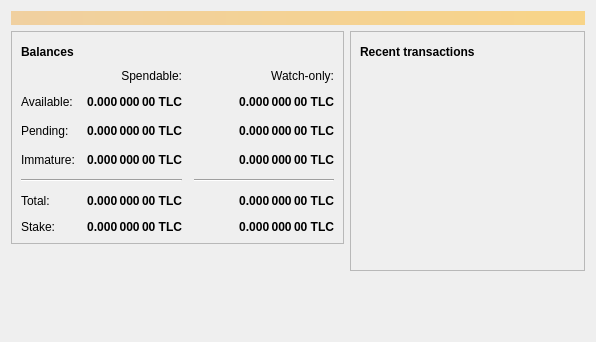
<?xml version="1.0" encoding="UTF-8"?>
<ui version="4.0">
 <class>OverviewPage</class>
 <widget class="QWidget" name="OverviewPage">
  <property name="geometry">
   <rect>
    <x>0</x>
    <y>0</y>
    <width>596</width>
    <height>342</height>
   </rect>
  </property>
  <property name="windowTitle">
   <string>Form</string>
  </property>
  <layout class="QVBoxLayout" name="topLayout">
   <item>
    <widget class="QLabel" name="labelAlerts">
     <property name="visible">
      <bool>false</bool>
     </property>
     <property name="styleSheet">
      <string notr="true">QLabel { background-color: qlineargradient(x1: 0, y1: 0, x2: 1, y2: 0, stop:0 #F0D0A0, stop:1 #F8D488); color:#000000; }</string>
     </property>
     <property name="wordWrap">
      <bool>true</bool>
     </property>
     <property name="margin">
      <number>3</number>
     </property>
     <property name="textInteractionFlags">
      <set>Qt::TextSelectableByMouse</set>
     </property>
    </widget>
   </item>
   <item>
    <layout class="QHBoxLayout" name="horizontalLayout" stretch="1,1">
     <item>
      <layout class="QVBoxLayout" name="verticalLayout_2">
       <item>
        <widget class="QFrame" name="frame">
         <property name="frameShape">
          <enum>QFrame::StyledPanel</enum>
         </property>
         <property name="frameShadow">
          <enum>QFrame::Raised</enum>
         </property>
         <layout class="QVBoxLayout" name="verticalLayout_4">
          <item>
           <layout class="QHBoxLayout" name="horizontalLayout_4">
            <item>
             <widget class="QLabel" name="label_5">
              <property name="font">
               <font>
                <weight>75</weight>
                <bold>true</bold>
               </font>
              </property>
              <property name="text">
               <string>Balances</string>
              </property>
             </widget>
            </item>
            <item>
             <widget class="QPushButton" name="labelWalletStatus">
              <property name="enabled">
               <bool>true</bool>
              </property>
              <property name="maximumSize">
               <size>
                <width>30</width>
                <height>16777215</height>
               </size>
              </property>
              <property name="toolTip">
               <string>The displayed information may be out of date. Your wallet automatically synchronizes with the Telechain network after a connection is established, but this process has not completed yet.</string>
              </property>
              <property name="text">
               <string/>
              </property>
              <property name="icon">
               <iconset resource="../bitcoin.qrc">
                <normaloff>:/icons/warning</normaloff>
                <disabledoff>:/icons/warning</disabledoff>:/icons/warning</iconset>
              </property>
              <property name="iconSize">
               <size>
                <width>24</width>
                <height>24</height>
               </size>
              </property>
              <property name="flat">
               <bool>true</bool>
              </property>
             </widget>
            </item>
            <item>
             <spacer name="horizontalSpacer_3">
              <property name="orientation">
               <enum>Qt::Horizontal</enum>
              </property>
              <property name="sizeHint" stdset="0">
               <size>
                <width>40</width>
                <height>20</height>
               </size>
              </property>
             </spacer>
            </item>
           </layout>
          </item>
          <item>
           <layout class="QGridLayout" name="gridLayout">
            <property name="spacing">
             <number>12</number>
            </property>
            <item row="2" column="2">
             <widget class="QLabel" name="labelWatchPending">
              <property name="font">
               <font>
                <weight>75</weight>
                <bold>true</bold>
               </font>
              </property>
              <property name="cursor">
               <cursorShape>IBeamCursor</cursorShape>
              </property>
              <property name="toolTip">
               <string>Unconfirmed transactions to watch-only addresses</string>
              </property>
              <property name="text">
               <string notr="true">0.000 000 00 TLC</string>
              </property>
              <property name="alignment">
               <set>Qt::AlignRight|Qt::AlignTrailing|Qt::AlignVCenter</set>
              </property>
              <property name="textInteractionFlags">
               <set>Qt::LinksAccessibleByMouse|Qt::TextSelectableByKeyboard|Qt::TextSelectableByMouse</set>
              </property>
             </widget>
            </item>
            <item row="2" column="1">
             <widget class="QLabel" name="labelUnconfirmed">
              <property name="font">
               <font>
                <weight>75</weight>
                <bold>true</bold>
               </font>
              </property>
              <property name="cursor">
               <cursorShape>IBeamCursor</cursorShape>
              </property>
              <property name="toolTip">
               <string>Total of transactions that have yet to be confirmed, and do not yet count toward the spendable balance</string>
              </property>
              <property name="text">
               <string notr="true">0.000 000 00 TLC</string>
              </property>
              <property name="alignment">
               <set>Qt::AlignRight|Qt::AlignTrailing|Qt::AlignVCenter</set>
              </property>
              <property name="textInteractionFlags">
               <set>Qt::LinksAccessibleByMouse|Qt::TextSelectableByKeyboard|Qt::TextSelectableByMouse</set>
              </property>
             </widget>
            </item>
            <item row="3" column="2">
             <widget class="QLabel" name="labelWatchImmature">
              <property name="font">
               <font>
                <weight>75</weight>
                <bold>true</bold>
               </font>
              </property>
              <property name="cursor">
               <cursorShape>IBeamCursor</cursorShape>
              </property>
              <property name="toolTip">
               <string>Mined balance in watch-only addresses that has not yet matured</string>
              </property>
              <property name="text">
               <string notr="true">0.000 000 00 TLC</string>
              </property>
              <property name="alignment">
               <set>Qt::AlignRight|Qt::AlignTrailing|Qt::AlignVCenter</set>
              </property>
              <property name="textInteractionFlags">
               <set>Qt::LinksAccessibleByMouse|Qt::TextSelectableByKeyboard|Qt::TextSelectableByMouse</set>
              </property>
             </widget>
            </item>
            <item row="4" column="0" colspan="2">
             <widget class="Line" name="line">
              <property name="orientation">
               <enum>Qt::Horizontal</enum>
              </property>
             </widget>
            </item>
            <item row="4" column="2">
             <widget class="Line" name="lineWatchBalance">
              <property name="sizePolicy">
               <sizepolicy hsizetype="Preferred" vsizetype="Fixed">
                <horstretch>0</horstretch>
                <verstretch>0</verstretch>
               </sizepolicy>
              </property>
              <property name="minimumSize">
               <size>
                <width>140</width>
                <height>0</height>
               </size>
              </property>
              <property name="orientation">
               <enum>Qt::Horizontal</enum>
              </property>
             </widget>
            </item>
            <item row="5" column="0">
             <widget class="QLabel" name="labelTotalText">
              <property name="text">
               <string>Total:</string>
              </property>
             </widget>
            </item>
            <item row="3" column="1">
             <widget class="QLabel" name="labelImmature">
              <property name="font">
               <font>
                <weight>75</weight>
                <bold>true</bold>
               </font>
              </property>
              <property name="cursor">
               <cursorShape>IBeamCursor</cursorShape>
              </property>
              <property name="toolTip">
               <string>Mined balance that has not yet matured</string>
              </property>
              <property name="text">
               <string notr="true">0.000 000 00 TLC</string>
              </property>
              <property name="alignment">
               <set>Qt::AlignRight|Qt::AlignTrailing|Qt::AlignVCenter</set>
              </property>
              <property name="textInteractionFlags">
               <set>Qt::LinksAccessibleByMouse|Qt::TextSelectableByKeyboard|Qt::TextSelectableByMouse</set>
              </property>
             </widget>
            </item>
            <item row="2" column="3">
             <spacer name="horizontalSpacer_2">
              <property name="orientation">
               <enum>Qt::Horizontal</enum>
              </property>
              <property name="sizeHint" stdset="0">
               <size>
                <width>40</width>
                <height>20</height>
               </size>
              </property>
             </spacer>
            </item>
            <item row="3" column="0">
             <widget class="QLabel" name="labelImmatureText">
              <property name="text">
               <string>Immature:</string>
              </property>
             </widget>
            </item>
            <item row="5" column="1">
             <widget class="QLabel" name="labelTotal">
              <property name="font">
               <font>
                <weight>75</weight>
                <bold>true</bold>
               </font>
              </property>
              <property name="cursor">
               <cursorShape>IBeamCursor</cursorShape>
              </property>
              <property name="toolTip">
               <string>Your current total balance</string>
              </property>
              <property name="text">
               <string notr="true">0.000 000 00 TLC</string>
              </property>
              <property name="alignment">
               <set>Qt::AlignRight|Qt::AlignTrailing|Qt::AlignVCenter</set>
              </property>
              <property name="textInteractionFlags">
               <set>Qt::LinksAccessibleByMouse|Qt::TextSelectableByKeyboard|Qt::TextSelectableByMouse</set>
              </property>
             </widget>
            </item>
            <item row="5" column="2">
             <widget class="QLabel" name="labelWatchTotal">
              <property name="font">
               <font>
                <weight>75</weight>
                <bold>true</bold>
               </font>
              </property>
              <property name="cursor">
               <cursorShape>IBeamCursor</cursorShape>
              </property>
              <property name="toolTip">
               <string>Current total balance in watch-only addresses</string>
              </property>
              <property name="text">
               <string notr="true">0.000 000 00 TLC</string>
              </property>
              <property name="alignment">
               <set>Qt::AlignRight|Qt::AlignTrailing|Qt::AlignVCenter</set>
              </property>
              <property name="textInteractionFlags">
               <set>Qt::LinksAccessibleByMouse|Qt::TextSelectableByKeyboard|Qt::TextSelectableByMouse</set>
              </property>
             </widget>
            </item>
            <item row="0" column="2">
             <widget class="QLabel" name="labelWatchonly">
              <property name="text">
               <string>Watch-only:</string>
              </property>
              <property name="alignment">
               <set>Qt::AlignRight|Qt::AlignTrailing|Qt::AlignVCenter</set>
              </property>
             </widget>
            </item>
            <item row="1" column="0">
             <widget class="QLabel" name="labelBalanceText">
              <property name="text">
               <string>Available:</string>
              </property>
             </widget>
            </item>
            <item row="1" column="1">
             <widget class="QLabel" name="labelBalance">
              <property name="font">
               <font>
                <weight>75</weight>
                <bold>true</bold>
               </font>
              </property>
              <property name="cursor">
               <cursorShape>IBeamCursor</cursorShape>
              </property>
              <property name="toolTip">
               <string>Your current spendable balance</string>
              </property>
              <property name="text">
               <string notr="true">0.000 000 00 TLC</string>
              </property>
              <property name="alignment">
               <set>Qt::AlignRight|Qt::AlignTrailing|Qt::AlignVCenter</set>
              </property>
              <property name="textInteractionFlags">
               <set>Qt::LinksAccessibleByMouse|Qt::TextSelectableByKeyboard|Qt::TextSelectableByMouse</set>
              </property>
             </widget>
            </item>
            <item row="1" column="2">
             <widget class="QLabel" name="labelWatchAvailable">
              <property name="font">
               <font>
                <weight>75</weight>
                <bold>true</bold>
               </font>
              </property>
              <property name="cursor">
               <cursorShape>IBeamCursor</cursorShape>
              </property>
              <property name="toolTip">
               <string>Your current balance in watch-only addresses</string>
              </property>
              <property name="text">
               <string notr="true">0.000 000 00 TLC</string>
              </property>
              <property name="alignment">
               <set>Qt::AlignRight|Qt::AlignTrailing|Qt::AlignVCenter</set>
              </property>
              <property name="textInteractionFlags">
               <set>Qt::LinksAccessibleByMouse|Qt::TextSelectableByKeyboard|Qt::TextSelectableByMouse</set>
              </property>
             </widget>
            </item>
            <item row="2" column="0">
             <widget class="QLabel" name="labelPendingText">
              <property name="text">
               <string>Pending:</string>
              </property>
             </widget>
            </item>
            <item row="0" column="1">
             <widget class="QLabel" name="labelSpendable">
              <property name="text">
               <string>Spendable:</string>
              </property>
              <property name="alignment">
               <set>Qt::AlignRight|Qt::AlignTrailing|Qt::AlignVCenter</set>
              </property>
             </widget>
            </item>
            <item row="6" column="0">
             <widget class="QLabel" name="labelStakeText">
              <property name="text">
               <string>Stake:</string>
              </property>
             </widget>
            </item>
            <item row="6" column="1">
             <widget class="QLabel" name="labelStake">
              <property name="font">
               <font>
                <weight>75</weight>
                <bold>true</bold>
               </font>
              </property>
              <property name="cursor">
               <cursorShape>IBeamCursor</cursorShape>
              </property>
              <property name="toolTip">
               <string>Your current balance that is used in stake generation</string>
              </property>
              <property name="text">
               <string notr="true">0.000 000 00 TLC</string>
              </property>
              <property name="alignment">
               <set>Qt::AlignRight|Qt::AlignTrailing|Qt::AlignVCenter</set>
              </property>
              <property name="textInteractionFlags">
               <set>Qt::LinksAccessibleByMouse|Qt::TextSelectableByKeyboard|Qt::TextSelectableByMouse</set>
              </property>
             </widget>
            </item>
            <item row="6" column="2">
             <widget class="QLabel" name="labelWatchStake">
              <property name="font">
               <font>
                <weight>75</weight>
                <bold>true</bold>
               </font>
              </property>
              <property name="cursor">
               <cursorShape>IBeamCursor</cursorShape>
              </property>
              <property name="toolTip">
               <string>Your current balance that is used for stake generation in watch-only addresses</string>
              </property>
              <property name="text">
               <string notr="true">0.000 000 00 TLC</string>
              </property>
              <property name="alignment">
               <set>Qt::AlignRight|Qt::AlignTrailing|Qt::AlignVCenter</set>
              </property>
              <property name="textInteractionFlags">
               <set>Qt::LinksAccessibleByMouse|Qt::TextSelectableByKeyboard|Qt::TextSelectableByMouse</set>
              </property>
             </widget>
            </item>
           </layout>
          </item>
         </layout>
        </widget>
       </item>
       <item>
        <spacer name="verticalSpacer">
         <property name="orientation">
          <enum>Qt::Vertical</enum>
         </property>
         <property name="sizeHint" stdset="0">
          <size>
           <width>20</width>
           <height>40</height>
          </size>
         </property>
        </spacer>
       </item>
      </layout>
     </item>
     <item>
      <layout class="QVBoxLayout" name="verticalLayout_3">
       <item>
        <widget class="QFrame" name="frame_2">
         <property name="frameShape">
          <enum>QFrame::StyledPanel</enum>
         </property>
         <property name="frameShadow">
          <enum>QFrame::Raised</enum>
         </property>
         <layout class="QVBoxLayout" name="verticalLayout">
          <item>
           <layout class="QHBoxLayout" name="horizontalLayout_2">
            <item>
             <widget class="QLabel" name="label_4">
              <property name="font">
               <font>
                <weight>75</weight>
                <bold>true</bold>
               </font>
              </property>
              <property name="text">
               <string>Recent transactions</string>
              </property>
             </widget>
            </item>
            <item>
             <widget class="QPushButton" name="labelTransactionsStatus">
              <property name="enabled">
               <bool>true</bool>
              </property>
              <property name="maximumSize">
               <size>
                <width>30</width>
                <height>16777215</height>
               </size>
              </property>
              <property name="toolTip">
               <string>The displayed information may be out of date. Your wallet automatically synchronizes with the Telechain network after a connection is established, but this process has not completed yet.</string>
              </property>
              <property name="text">
               <string/>
              </property>
              <property name="icon">
               <iconset resource="../bitcoin.qrc">
                <normaloff>:/icons/warning</normaloff>
                <disabledoff>:/icons/warning</disabledoff>:/icons/warning</iconset>
              </property>
              <property name="iconSize">
               <size>
                <width>24</width>
                <height>24</height>
               </size>
              </property>
              <property name="flat">
               <bool>true</bool>
              </property>
             </widget>
            </item>
            <item>
             <spacer name="horizontalSpacer">
              <property name="orientation">
               <enum>Qt::Horizontal</enum>
              </property>
              <property name="sizeHint" stdset="0">
               <size>
                <width>40</width>
                <height>20</height>
               </size>
              </property>
             </spacer>
            </item>
           </layout>
          </item>
          <item>
           <widget class="QListView" name="listTransactions">
            <property name="styleSheet">
             <string notr="true">QListView { background: transparent; }</string>
            </property>
            <property name="frameShape">
             <enum>QFrame::NoFrame</enum>
            </property>
            <property name="verticalScrollBarPolicy">
             <enum>Qt::ScrollBarAlwaysOff</enum>
            </property>
            <property name="horizontalScrollBarPolicy">
             <enum>Qt::ScrollBarAlwaysOff</enum>
            </property>
            <property name="selectionMode">
             <enum>QAbstractItemView::NoSelection</enum>
            </property>
           </widget>
          </item>
         </layout>
        </widget>
       </item>
       <item>
        <spacer name="verticalSpacer_2">
         <property name="orientation">
          <enum>Qt::Vertical</enum>
         </property>
         <property name="sizeHint" stdset="0">
          <size>
           <width>20</width>
           <height>40</height>
          </size>
         </property>
        </spacer>
       </item>
      </layout>
     </item>
    </layout>
   </item>
  </layout>
 </widget>
 <resources/>
 <connections/>
</ui>
